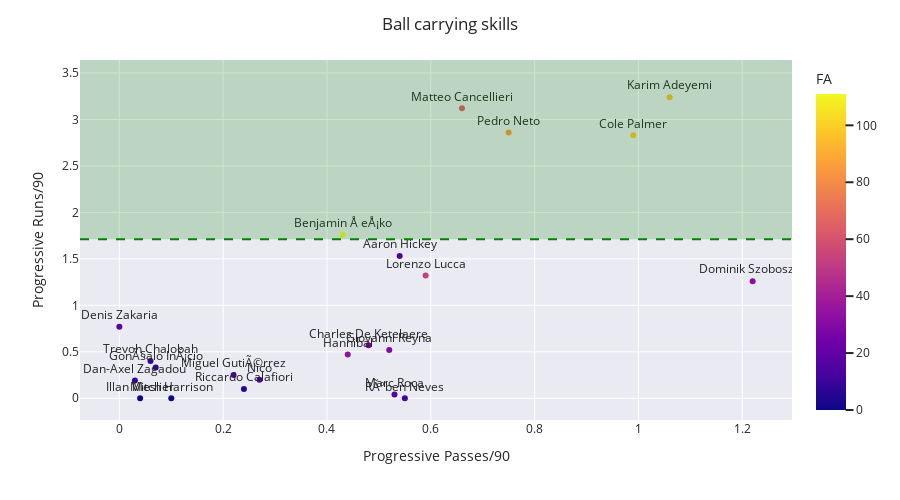

The cell this chart's notebook holds for it:
### Code cell
#Analysing Ball Carrying ability
fig = px.scatter(df, x="Ch C/90", y="DrbPG", text="Name", log_x=False, size_max=30, color='FA')
#fig.update_yaxes(autorange="reversed")
fig.update_traces(textposition='top center')
fig.update_layout(height=500)
fig.update_xaxes(title_text='Progressive Passes/90')
fig.update_yaxes(title_text='Progressive Runs/90')
fig.add_hline(y=1.71, opacity=1, line_width=2, line_dash='dash', line_color='green')
fig.add_hrect(y0=1.71, y1=df["DrbPG"].max()+0.4, line_width=0, fillcolor="green", opacity=0.2)
for template in ["seaborn"]:
    fig.update_layout(template=template, title="Ball carrying skills")
fig.show()

### Figure 1 — Plotly figure (JSON) as saved in the notebook; plotly's stock layout.template omitted (floating-point values rounded to 4 significant figures)
{"data": [{"hovertemplate": "Ch C/90=%{x}<br>DrbPG=%{y}<br>Name=%{text}<br>FA=%{marker.color}<extra></extra>", "legendgroup": "", "marker": {"color": [0, 0, 8, 8, 8, 17, 52, 14, 15, 15, 6, 111, 26, 16, 34, 29, 11, 95, 97, 66, 85, 32], "coloraxis": "coloraxis", "symbol": "circle"}, "mode": "markers+text", "name": "", "orientation": "v", "showlegend": false, "text": ["Illan Meslier", "Mitch Harrison", "Dan-Axel Zagadou", "GonÃ§alo InÃ¡cio", "Trevoh Chalobah", "Denis Zakaria", "Lorenzo Lucca", "Nico", "Miguel GutiÃ©rrez", "Marc Roca", "Riccardo Calafiori", "Benjamin Å eÅ¡ko", "Charles De Ketelaere", "Aaron Hickey", "Hannibal", "Giovanni Reyna", "RÃºben Neves", "Karim Adeyemi", "Cole Palmer", "Matteo Cancellieri", "Pedro Neto", "Dominik Szoboszlai"], "textposition": "top center", "type": "scatter", "x": [0.04, 0.1, 0.03, 0.07, 0.06, 0, 0.59, 0.27, 0.22, 0.53, 0.24, 0.43, 0.48, 0.54, 0.44, 0.52, 0.55, 1.06, 0.99, 0.66, 0.75, 1.22], "xaxis": "x", "y": [0, 0, 0.19, 0.33, 0.4, 0.77, 1.32, 0.2, 0.25, 0.04, 0.1, 1.76, 0.57, 1.53, 0.47, 0.52, 0, 3.24, 2.83, 3.12, 2.86, 1.26], "yaxis": "y"}], "layout": {"coloraxis": {"colorbar": {"title": {"text": "FA"}}, "colorscale": [[0, "#0d0887"], [0.1111, "#46039f"], [0.2222, "#7201a8"], [0.3333, "#9c179e"], [0.4444, "#bd3786"], [0.5556, "#d8576b"], [0.6667, "#ed7953"], [0.7778, "#fb9f3a"], [0.8889, "#fdca26"], [1, "#f0f921"]]}, "height": 500, "legend": {"tracegroupgap": 0}, "margin": {"t": 60}, "shapes": [{"line": {"color": "green", "dash": "dash", "width": 2}, "opacity": 1, "type": "line", "x0": 0, "x1": 1, "xref": "x domain", "y0": 1.71, "y1": 1.71, "yref": "y"}, {"fillcolor": "green", "line": {"width": 0}, "opacity": 0.2, "type": "rect", "x0": 0, "x1": 1, "xref": "x domain", "y0": 1.71, "y1": 3.64, "yref": "y"}], "title": {"text": "Ball carrying skills"}, "xaxis": {"anchor": "y", "domain": [0, 1], "title": {"text": "Progressive Passes/90"}}, "yaxis": {"anchor": "x", "domain": [0, 1], "title": {"text": "Progressive Runs/90"}}}}
